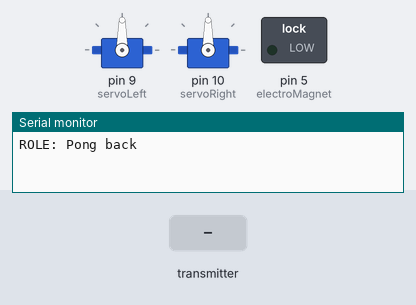
This sketch was run on a simulated Arduino Uno, built with avr-gcc and run on an emulated ATmega328P. On the bench: 2 × servo, switched loads named in the sketch (green lamp = pin HIGH), the last lines printed to the serial monitor. The test bench sets the inputs (shaded band). No radio packets arrive unless stated.

Above: at 1.2 s.
1.3 s: the transmitter starts sending joystick.0 = 0
At 2.5 s:
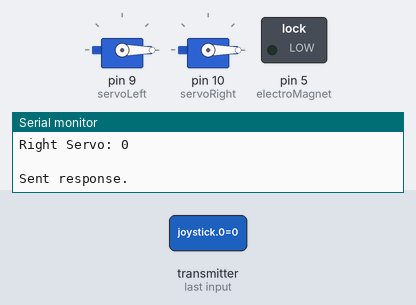
2.8 s: the transmitter starts sending joystick.2 = 256
At 3.8 s:
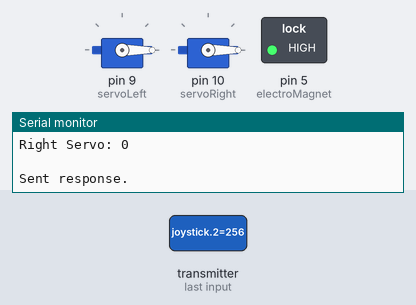
4.3 s: the transmitter starts sending joystick.0 = 1023
At 5.1 s:
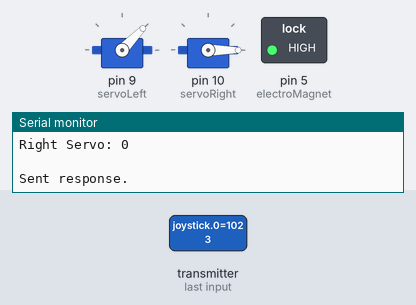
5.8 s: the transmitter starts sending joystick.1 = 1023
At 6.5 s:
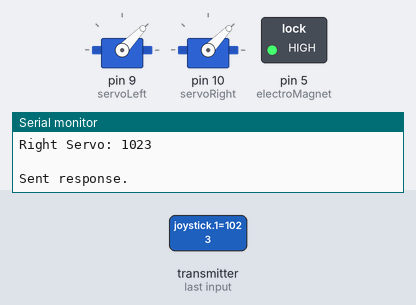
7.3 s: the transmitter starts sending joystick.2 = 0
At 8.5 s:
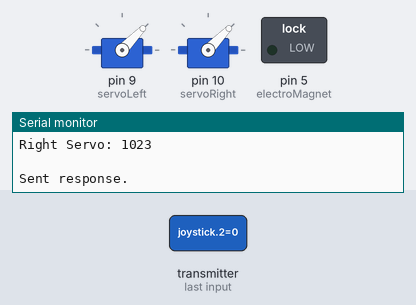
8.8 s: the transmitter starts sending joystick.1 = 256
At 9.7 s:
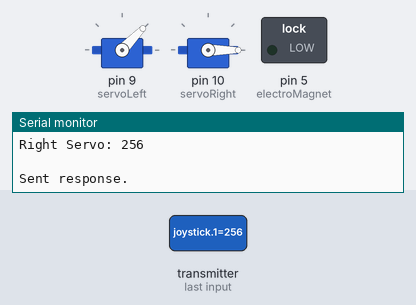
Timing chart, 0 to 11.3 s (numbered marks = the images above; inputs shaded):
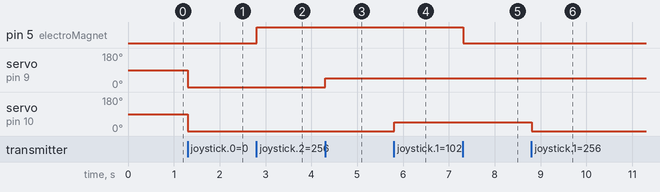

The sketch:

Recieve_test_V5.ino
```cpp
// Reciever
#include <SPI.h>
#include "nRF24L01.h"
#include "RF24.h"
#include <stdio.h>
#include "printf.h"
#include <Servo.h>

const int electroMagnet = 5;
Servo servoLeft;
Servo servoRight;
int joystick[3];
int servoLeftPW;
int servoRightPW;
bool magnetState;

// nRF24L01 radio set up on SPI bus plus pins 7 and 8
RF24 radio(7,8);

// pipe addresses - allowing communication between 2 nodes
const uint64_t pipes[2] = { 0xF0F0F0F0E1LL, 0xF0F0F0F0D2LL };

// The various roles supported by this sketch @X
typedef enum { role_ping_out = 1, role_pong_back } role_e;

// The debug-friendly names of those roles @X
const char* role_friendly_name[] = { "invalid", "Ping out", "Pong back"};

// The role of the current running sketch @X
role_e role = role_pong_back;

void setup() {
  Serial.begin(57600);
  //electromagnet output
  pinMode(electroMagnet, OUTPUT);
  digitalWrite(electroMagnet, LOW);

  // ATTACH SERVOS TO PINS 9 AND 10
  servoLeft.attach(9);
  servoRight.attach(10);
  printf_begin();
  printf("ROLE: %s\n\r",role_friendly_name[role]);

  radio.begin();
  radio.setAutoAck(false);
  // radio.setChannel(uint8_t channel)

  // optionally, increase the delay between retries & # of retries
  radio.setRetries(15,15);

  // optionally, reduce the payload size.  seems to
  // improve reliability
  //radio.setPayloadSize(8);

  if (role == role_ping_out)
  {
    radio.openWritingPipe(pipes[0]);
    radio.openReadingPipe(1,pipes[1]);
  }
  else
  {
    radio.openWritingPipe(pipes[1]);
    radio.openReadingPipe(1,pipes[0]);
  }

  radio.startListening();

  // data to ensure radios are working:
  radio.printDetails();

}

void loop() {

  if ( role == role_pong_back )
  {
    // if there is data ready
    if ( radio.available() )
    {
      // Dump the payloads until we've gotten everything
      bool done = false;
      while (!done)
      {
        // Fetch the payload, and see if this was the last one.
        done = radio.read( joystick, sizeof(joystick) );

        // Spew it
        for (int i = 0; i < sizeof(joystick) / sizeof(joystick[0]); i++) {
          Serial.print("Got payload: ");
          Serial.println(joystick[i]);
        }
        Serial.println();

        // extract left and right values:
        servoLeftPW = joystick[0];
        servoRightPW = joystick[1];
        magnetState = joystick[2];

        Serial.println("LEFT: "+ String(servoLeftPW));
        Serial.println("RIGHT: "+ String(servoRightPW));
        Serial.println("Magnet state is" + String(magnetState));

        // Servo Outputs
        servoLeft.writeMicroseconds(servoLeftPW);    // Left wheel counterclockwise
        servoRight.writeMicroseconds(servoRightPW);   // Right wheel clockwise
        Serial.println("Left Servo: " + String(servoLeftPW));
        Serial.println("Right Servo: " + String(servoRightPW));
        //Serial.println("turning: " + String(turning));
        Serial.println(" ");

        //electromagnet switch on/off
        if (magnetState == 0 ) {
          digitalWrite(electroMagnet, LOW);
        } else if (magnetState == 1) {
          digitalWrite(electroMagnet, HIGH);
        } else {
          Serial.print("ElectroMagnet package error, kys");
        }


        // Delay just a little bit to let the other unit
        // make the transition to receiver
        delay(20);
      }

      // First, stop listening so we can talk
      radio.stopListening();
      unsigned long time_taken = millis();

      // Send the final one back.
      radio.write( &time_taken, sizeof(unsigned long) );
      printf("Sent response.\n\r");

      // Now, resume listening so we catch the next packets.
      radio.startListening();
    }
  }
}
```

printf.h
```cpp
// (licence header left out)
/**
 * @file printf.h
 *
 * Setup necessary to direct stdout to the Arduino Serial library, which
 * enables 'printf'
 */

#ifndef __PRINTF_H__
#define __PRINTF_H__

#ifdef ARDUINO

int serial_putc( char c, FILE * )
{
  Serial.write( c );

  return c;
}

void printf_begin(void)
{
  fdevopen( &serial_putc, 0 );
}

#else
#error This example is only for use on Arduino.
#endif // ARDUINO

#endif // __PRINTF_H__
```

Measured:
- after the input at 1.3 s, servo on pin 9 (servoLeft), servo on pin 10 (servoRight): 90° → 0° at once
- after the input at 2.8 s, pin 5 (electroMagnet): LOW → HIGH at once
- after the input at 4.3 s, servo on pin 9 (servoLeft): 0° → 46° at once
- after the input at 5.8 s, servo on pin 10 (servoRight): 0° → 46° at once
- after the input at 7.3 s, pin 5 (electroMagnet): HIGH → LOW at once
- after the input at 8.8 s, servo on pin 10 (servoRight): 46° → 0° at once
